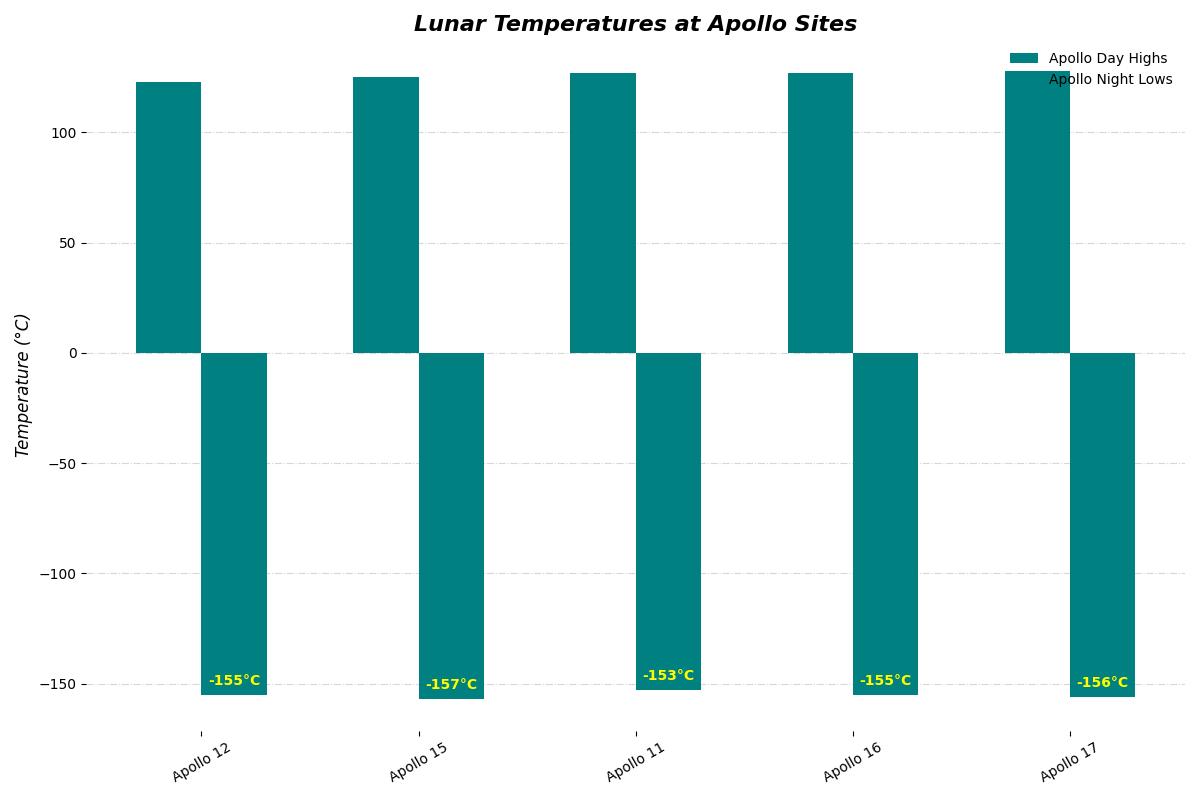

Generate this figure with Python:
import matplotlib.pyplot as plt
import numpy as np

# Apollo missions data
missions = ['Apollo 12', 'Apollo 15', 'Apollo 11', 'Apollo 16', 'Apollo 17']
daytime_highs = np.array([123, 125, 127, 127, 128])
nighttime_lows = np.array([-155, -157, -153, -155, -156])

fig, ax = plt.subplots(figsize=(12, 8))

width = 0.3
x_pos = np.arange(len(missions))

# Apply a single color for all data groups
color = 'teal'
bars_day = ax.bar(x_pos - width / 2, daytime_highs, width, label='Apollo Day Highs', color=color)
bars_night = ax.bar(x_pos + width / 2, nighttime_lows, width, label='Apollo Night Lows', color=color)

ax.set_ylabel('Temperature (°C)', fontsize=12, fontstyle='italic')
ax.set_title('Lunar Temperatures at Apollo Sites', fontsize=16, fontweight='bold', fontstyle='italic')
ax.set_xticks(x_pos)
ax.set_xticklabels(missions, fontsize=10, rotation=30)
ax.legend(frameon=False)

def add_bar_labels(bars, color='black'):
    for bar in bars:
        height = bar.get_height()
        ax.annotate(f'{height}°C', 
                    xy=(bar.get_x() + bar.get_width() / 2, height),
                    xytext=(0, 5), 
                    textcoords="offset points",
                    ha='center', va='bottom', color=color, fontsize=10, fontweight='bold')

add_bar_labels(bars_day, color='white')  
add_bar_labels(bars_night, color='yellow')

ax.yaxis.grid(True, linestyle='-.', alpha=0.5)
ax.set_axisbelow(True)

for spine in ax.spines.values():
    spine.set_visible(False)

plt.tight_layout()
plt.show()
